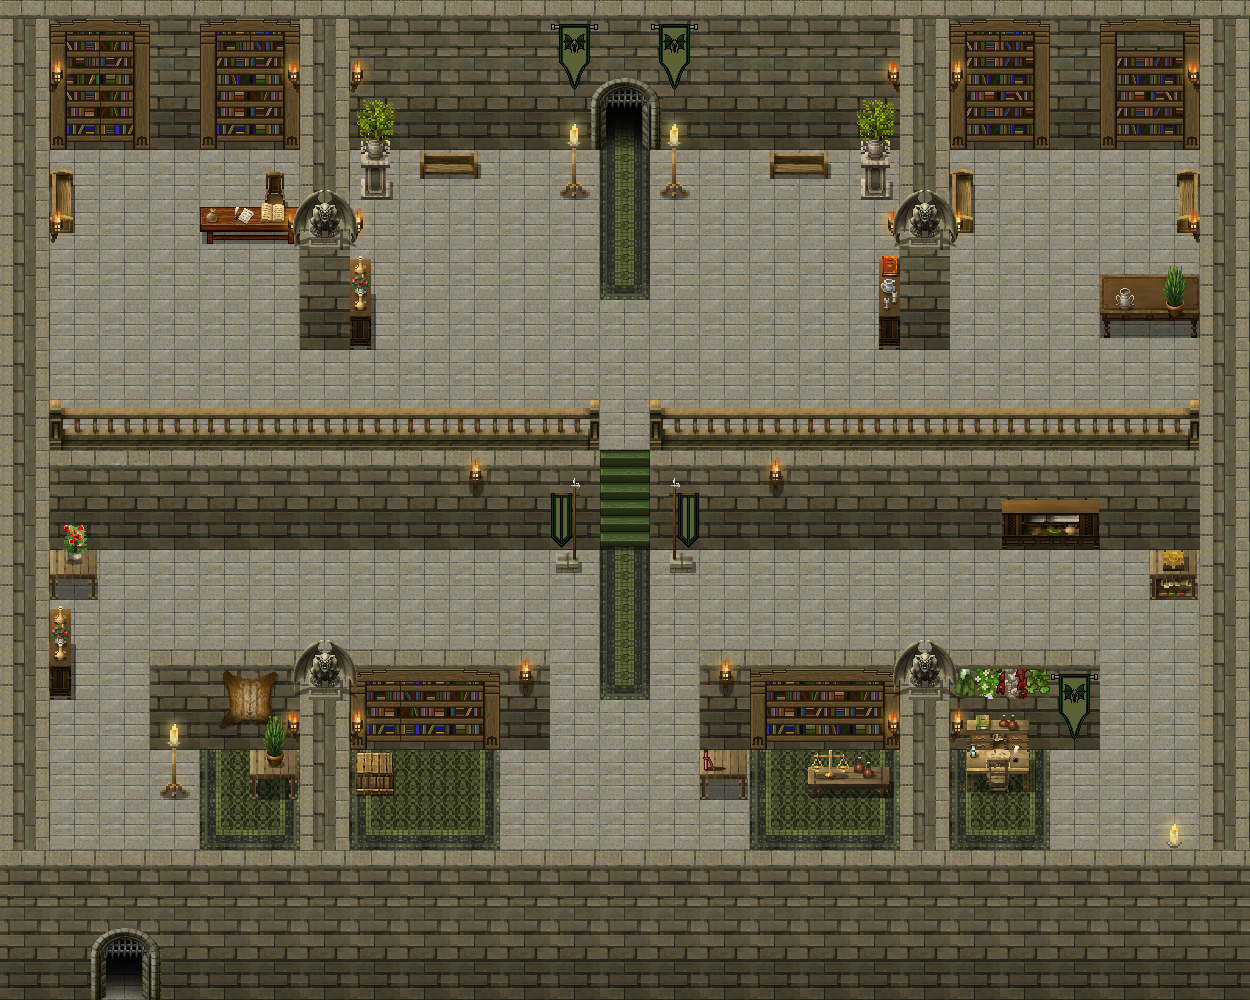

Below is a game level as drawn by its tile map, then a one-line description and the .tmx that defines it (tile-layer data replaced by summaries):
An orthogonal 25x20 tile map with 50x50 px tiles, 8 tile layers (BG 1, BG 2, BG 3, BG 4, ...), 1 hidden layer not drawn, 3 tilesets and 14 objects.

<map version="1.0" orientation="orthogonal" renderorder="right-down" width="25" height="20" tilewidth="50" tileheight="50" nextobjectid="148">
 <properties>
  <property name="dimming" value="0.4" />
  <property name="musicpath" value="res/music/house.ogg" />
  <property name="name" value="HallOfTheDead" />
  <property name="tilesetpath" value="res/map/hallofdead/tileset_map_hallofdead.png" />
 </properties>
 <tileset firstgid="1" name="tileset_map_hallofdead" tilewidth="50" tileheight="50" spacing="2" margin="1" tilecount="361" columns="19">
  <image source="tileset_map_hallofdead.png" width="1000" height="1000" />
  <tile id="144">
   <properties>
    <property name="light" value="10,15,50,100,1" />
   </properties>
   <animation>
    <frame tileid="144" duration="100" />
    <frame tileid="145" duration="100" />
    <frame tileid="146" duration="100" />
   </animation>
  </tile>
  <tile id="163">
   <properties>
    <property name="light" value="25,15,50,100,1" />
   </properties>
   <animation>
    <frame tileid="163" duration="100" />
    <frame tileid="164" duration="100" />
    <frame tileid="165" duration="100" />
   </animation>
  </tile>
  <tile id="167">
   <properties>
    <property name="light" value="25,25,100,150,0.8" />
   </properties>
   <animation>
    <frame tileid="167" duration="100" />
    <frame tileid="168" duration="100" />
    <frame tileid="169" duration="100" />
   </animation>
  </tile>
  <tile id="182">
   <properties>
    <property name="light" value="40,10,50,100,1" />
   </properties>
   <animation>
    <frame tileid="182" duration="100" />
    <frame tileid="183" duration="100" />
    <frame tileid="184" duration="100" />
   </animation>
  </tile>
  <tile id="186">
   <objectgroup draworder="index">
    <object id="1" x="20" y="0" width="8" height="47" />
   </objectgroup>
  </tile>
  <tile id="205">
   <objectgroup draworder="index">
    <object id="1" x="0" y="5" width="23" height="95" />
   </objectgroup>
  </tile>
  <tile id="206">
   <objectgroup draworder="index">
    <object id="1" x="28" y="5" width="22" height="95" />
   </objectgroup>
  </tile>
  <tile id="249">
   <objectgroup draworder="index">
    <object id="1" x="25" y="18" width="25" height="69" />
   </objectgroup>
  </tile>
  <tile id="250">
   <objectgroup draworder="index">
    <object id="1" x="0" y="20" width="25" height="63" />
   </objectgroup>
  </tile>
  <tile id="266">
   <objectgroup draworder="index">
    <object id="1" x="18" y="0" width="64" height="29" />
   </objectgroup>
  </tile>
  <tile id="330">
   <objectgroup draworder="index">
    <object id="1" x="17" y="0" width="30" height="23" />
   </objectgroup>
  </tile>
  <tile id="331">
   <objectgroup draworder="index">
    <object id="1" x="4" y="0" width="28" height="23" />
   </objectgroup>
  </tile>
 </tileset>
 <tileset firstgid="362" name="tileset_map_npcs" tilewidth="50" tileheight="50" spacing="2" margin="1" tilecount="70" columns="7">
  <image source="../../convenience/tilesets/tileset_map_npcs.png" width="364" height="522" />
 </tileset>
 <tileset firstgid="432" name="tileset_map_dynamic_tiles" tilewidth="50" tileheight="50" spacing="2" margin="1" tilecount="100" columns="20">
  <image source="../../convenience/tilesets/tileset_map_dynamic_tiles.png" width="1040" height="260" />
 </tileset>
 <layer name="BG 1" width="25" height="20">
  <data>[500 cells, 500 non-empty, 14 distinct tile ids]</data>
 </layer>
 <layer name="BG 2" width="25" height="20">
  <data>[500 cells, 159 non-empty, 57 distinct tile ids]</data>
 </layer>
 <layer name="BG 3" width="25" height="20">
  <data>[500 cells, 51 non-empty, 21 distinct tile ids]</data>
 </layer>
 <layer name="BG 4" width="25" height="20">
  <data>[500 cells, 0 non-empty, 0 distinct tile ids]</data>
 </layer>
 <layer name="LFG 1" width="25" height="20">
  <data>[500 cells, 86 non-empty, 11 distinct tile ids]</data>
 </layer>
 <layer name="LFG 2" width="25" height="20">
  <data>[500 cells, 57 non-empty, 15 distinct tile ids]</data>
 </layer>
 <layer name="LFG 3" width="25" height="20">
  <data>[500 cells, 32 non-empty, 1 distinct tile ids]</data>
 </layer>
 <layer name="LFG 4" width="25" height="20">
  <data>[500 cells, 20 non-empty, 9 distinct tile ids]</data>
 </layer>
 <layer name="collidable" width="25" height="20" visible="0">
  <data>[500 cells, 272 non-empty, 1 distinct tile ids]</data>
 </layer>
 <objectgroup name="collidable">
  <object id="142" x="1100" y="300" width="100" height="38" />
 </objectgroup>
 <objectgroup name="npc">
  <object id="143" gid="363" x="400" y="800" width="50" height="50">
   <properties>
    <property name="id" value="npc_robert" />
   </properties>
  </object>
  <object id="145" gid="399" x="1000" y="250" width="50" height="50">
   <properties>
    <property name="id" value="npc_lua" />
   </properties>
  </object>
  <object id="146" gid="401" x="200" y="200" width="50" height="50">
   <properties>
    <property name="id" value="npc_luiz" />
   </properties>
  </object>
  <object id="147" gid="400" x="800" y="850" width="50" height="50">
   <properties>
    <property name="id" value="npc_waldemar" />
   </properties>
  </object>
 </objectgroup>
 <objectgroup name="trigger">
  <object id="128" x="100" y="850" width="50" height="50">
   <properties>
    <property name="level entry" value="res/level/smallcrypt/smallcrypt.tmx,2755,1260" />
    <property name="persistent" value="" />
   </properties>
  </object>
 </objectgroup>
 <objectgroup name="door" />
</map>
